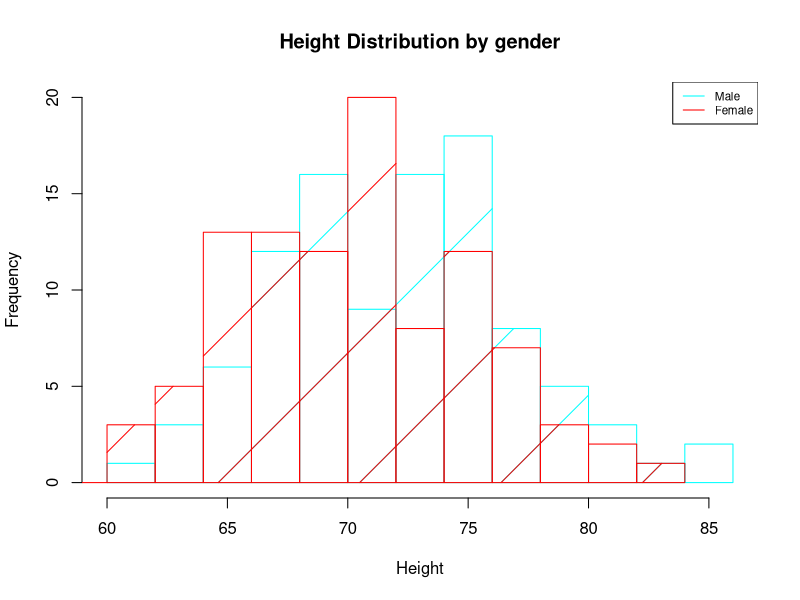
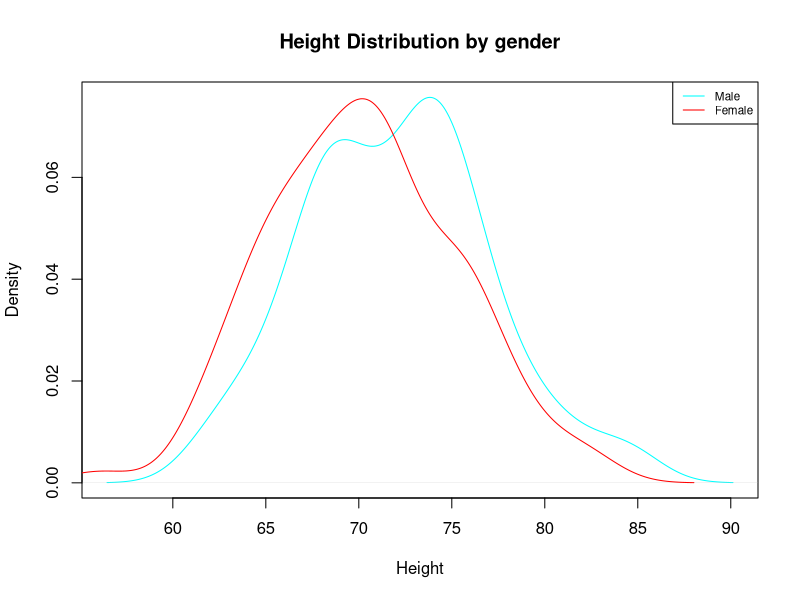
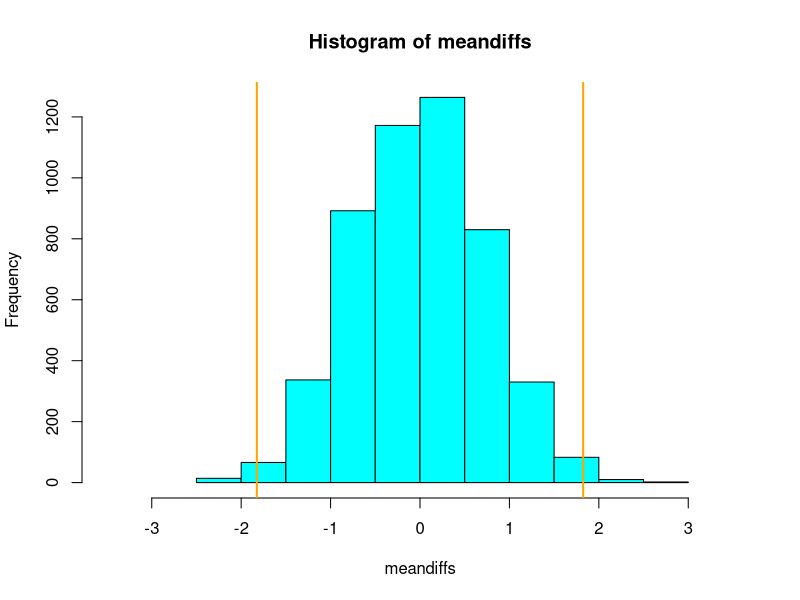

These charts were generated, in order, by the following R code:
set.seed(88)

height.male <- rnorm(100, mean=72, sd=5)
height.female <- rnorm(100, mean=70, sd=5)

height <- c(height.male, height.female)
group <- rep(c("Male", "Female"), each=100)

data <- data.frame(group, height)

with(data, hist(height[group=="Male"], col="cyan", xlab="Height",
                main="Height Distribution by gender", breaks=10,
                density=TRUE, ylim=c(0, 20)))
with(data, hist(height[group=="Female"], col="red", breaks=10, add=TRUE,
                density=TRUE))
legend("topright", c("Male", "Female"), lty=1, col=c("cyan", "red"), cex=.7)

with(data, plot(density(height[group=="Male"]), col="cyan", xlab="Height",
                main="Height Distribution by gender"))
with(data, lines(density(height[group=="Female"]), col="red"))
legend("topright", c("Male", "Female"), lty=1, col=c("cyan", "red"), cex=.7)

male.mean <- with(data, mean(height[group=="Male"]))
female.mean <- with(data, mean(height[group=="Female"]))

diff.mean <- male.mean - female.mean

meandiffs <- rep(0, 5000)
for (i in 1:length(meandiffs)) {
    shuffle <- sample(height)
    assign.male <- shuffle[1:100]
    assign.female <- shuffle[101:200]
    meandiffs[i] <- mean(assign.male) - mean(assign.female)
}

hist(meandiffs, col="cyan", xlim=c(-3.5, 3.5))
abline(v=c(-abs(diff.mean), abs(diff.mean)), col="orange", lwd=2)

p.value <- 2*sum(meandiffs <= -abs(diff.mean))/length(meandiffs)

t.test(height ~ group, data=data)$p.value